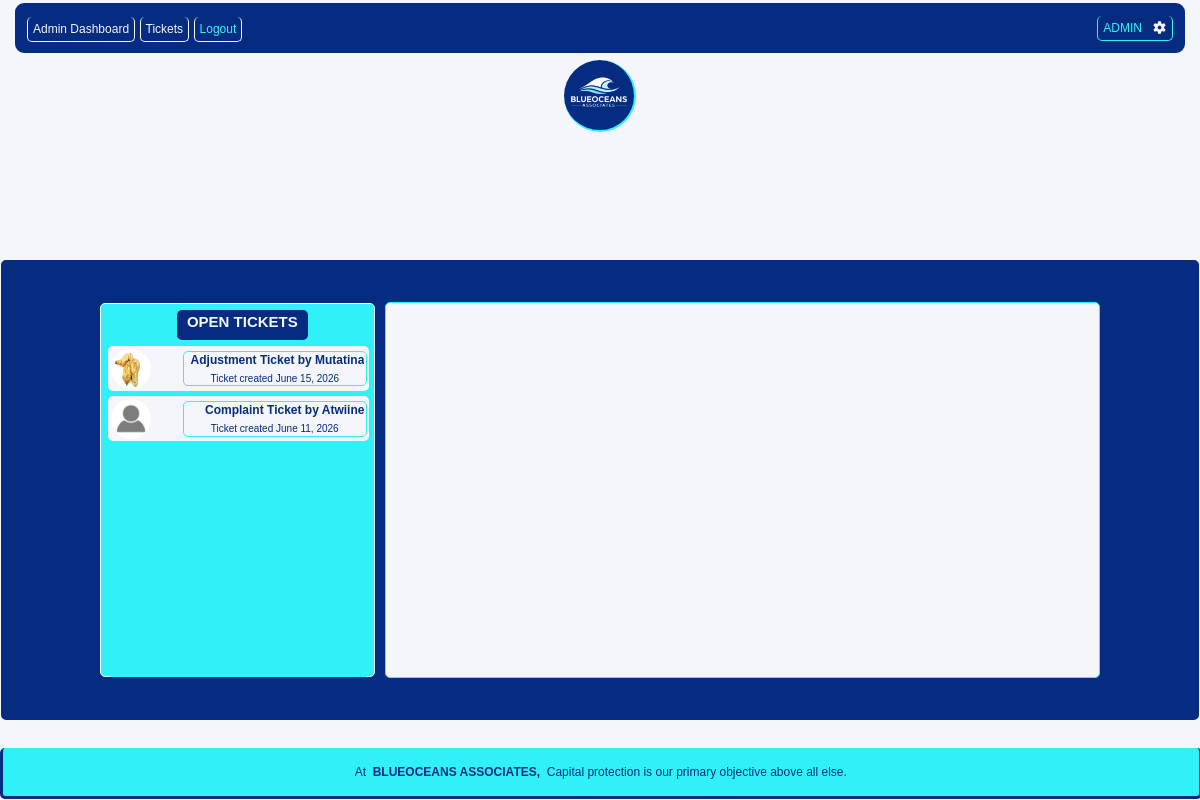
/admin-tickets (signed in), run on the app's committed database.
### BOA_app/models.py (models this page shows, shortened)
class Ticket(models.Model):
     user = models.ForeignKey(User, on_delete=models.CASCADE)
     type = models.CharField(max_length=100, null=True, blank=True)
     message = models.CharField(max_length=500, null=True, blank=True)
     created_at= models.DateField(auto_now_add=True, null=True, blank=True)
     viewed = models.BooleanField(default=False, null=True)

class Profile(models.Model):
    user=models.OneToOneField(User,on_delete=models.CASCADE)
    profile_pic=models.ImageField(upload_to='img/profile/',blank=True, null=True)
    national_id=models.ImageField(upload_to='img/profile/',blank=True, null=True)
    first_name=models.CharField(max_length=50, blank=True, null=True)
    last_name=models.CharField(max_length=50, blank=True, null=True)
    dob= models.DateField(null=True, blank=True)
    created_at = models.DateField(auto_now_add=True, null=True, blank=True)
    country=models.CharField(max_length=100, blank=True, null=True)
    income_source=models.CharField(max_length=100, blank=True, null=True)
    phone=models.CharField(max_length=100, blank=True, null=True)
    job_title=models.CharField(max_length=100, blank=True, null=True)
    verified = models.BooleanField(default=False, null=True)

### BOA_app/views.py (the view, shortened to what this page needs)
# urls.py: path('admin-tickets', views.admintickets, name='admintickets'),
@login_required
def admintickets(request):
    tickets = Ticket.objects.filter(viewed = False).order_by('-id')
    for ticket in tickets:
        ticket.profile = Profile.objects.get(user = ticket.user)
        ticket.responses = Ticket_Response.objects.filter(ticket=ticket)
    my_dict = {
        'tickets':tickets
    }
    return render(request, 'Admin_view_tickets.html',my_dict)

### templates/Admin_view_tickets.html (shortened to what this page needs)
{% load static %}
<!DOCTYPE html>
<html lang="en">
<head>
    <link rel="stylesheet" href="https://cdnjs.cloudflare.com/ajax/libs/font-awesome/7.0.1/css/all.min.css"
 />
    <link rel="stylesheet" href="{% static 'css/Admin_view_tickets.css' %}">
</head>
<body>
    <nav>
        <div class="links">
            <a href="{% url 'admindashboard' %}">Admin Dashboard</a>
            <a href="{% url 'admintickets' %}">Tickets</a>
            <a style="color: var(--secondary-color);" href="{% url 'adminlogout' %}">Logout</a>
        </div>
        <div class="account_details">
            <a href=""><span class="name">ADMIN</span> &nbsp; <i class="fa-solid fa-gear"></i></a>
        </div>
    </nav>
    <div class="container_1">
        <div class="image_dash">
            <img src="{% static 'images/BOA_LOGO-removebg.png' %}" alt="">
        </div>
        <div class="main-container">
            <div class="ticket-sidebar-left">
                <div class="ticket-sidebar-left-heading">
                    <h4>OPEN TICKETS</h4>
                </div>
                <div class="tick">
                    {% if tickets %}
                        {% for ticket in tickets %}
                            <a href="#" class="ticket-highlights"
                            data-ticketid="{{ ticket.id }}"
                            data-firstname="{{ ticket.profile.first_name }}"
                            data-lastname="{{ ticket.profile.last_name }}"
                            data-type="{{ ticket.type }}"
                            data-created="{{ ticket.created_at }}"
                            data-message="{{ ticket.message }}"
                            data-profilepic="{% if ticket.profile.profile_pic %}{{ ticket.profile.profile_pic.url }}{% else %}{% static 'images/profilepic.png' %}{% endif %}">
                                {% if ticket.profile.profile_pic %}
                                    <img src="{{ ticket.profile.profile_pic.url }}" alt="">
                                {% else %}
                                    <img src="{% static 'images/profilepic.png' %}" alt="">
                                {% endif %}
                                <div class="ticket-request-info">
                                    <h5>{{ ticket.type }} Ticket by {{ ticket.profile.first_name }}</h5>
                                    <p>Ticket created {{ ticket.created_at }}</p>
                                </div>
                            </a>
                        {% endfor %}
                    {% else %}
                        <a href="#" class="ticket-highlights">
                            <div class="ticket-request-info">
                                <p>No available tickets</p>
                            </div>
                        </a>
                    {% endif %}
                </div>
            </div>
            <div class="ticket-sidebar-right">
            </div>
        </div>
    </div>
    <footer>
        <p>At&nbsp;&nbsp;<span>BLUEOCEANS ASSOCIATES,</span>&nbsp;&nbsp;Capital protection is our primary objective above all else.</p>
    </footer>
</body>
</html>

### static/css/Admin_view_tickets.css (style rules this page uses)
:root { --primary-color: #052c80; --secondary-color: rgb(48, 241, 248); --tertiary-color: #f4f6fc; }
body { background-color: var(--tertiary-color); font-family: sans-serif; }
nav { background-color: var(--primary-color); position: fixed; width: 95.5%; left: 1%; top: 0; height: 50px; border-radius: 12px; display: flex; align-items: center; justify-content: space-between; padding-left: 1%; padding-right: 1%; z-index: 5; border: 3px solid var(--tertiary-color); }
nav .links { width: 50%; }
nav .account_details { width: 50%; display: flex; justify-content: end; }
nav .links a { color: var(--tertiary-color); text-decoration: none; padding: 5px; border: 1px solid var(--tertiary-color); border-radius: 5px; border-top: none; text-align: center; font-size: 12px; }
nav .account_details a { color: var(--secondary-color); text-decoration: none; padding: 5px; border: 1px solid var(--secondary-color); border-radius: 5px; border-top: none; text-align: center; font-size: 12px; }
.fa-solid { color: var(--tertiary-color); }
.container_1 { background-color: var(--tertiary-color); width: 98%; padding: 0 1% 0 1%; height: fit-content; margin-top: 60px; border-radius: 5px; display: flex; flex-direction: column; justify-content: center; align-items: center; }
.image_dash { width: 70px; height: 70px; border-radius: 50%; background-color: var(--primary-color); border: 2px solid var(--secondary-color); border-top: none; border-left: none; margin: 0; z-index: 2; }
.image_dash img { width: 70px; height: 70px; border-radius: 50%; }
.main-container { background-color: var(--primary-color); position: fixed; bottom: 80px; height: 450px; width: 99%; border-radius: 5px; display: flex; justify-content: center; align-items: center; overflow-y: auto; gap: 10px; border: 5px solid var(--primary-color); font-size: 15px; }
.ticket-sidebar-left { width: 22%; height: 80%; background-color: var(--secondary-color); border-radius: 5px; border: 1px solid var(--tertiary-color); padding: 0.5%; }
.ticket-sidebar-right { width: 60%; height: 83%; background-color: var(--tertiary-color); border-radius: 5px; border: 1px solid var(--secondary-color); }
.tick { overflow-y: auto; height: 93%; width: 100%; margin-top: 30px; border: 1px solid var(--secondary-color); border-radius: 5px; }
.ticket-highlights { display: flex; justify-content: space-between; align-items: center; background-color: var(--tertiary-color); padding: 1%; border-radius: 5px; margin-top: 5px; text-decoration: none; color: var(--primary-color); }
.ticket-highlights img { width: 40px; height: 40px; border-radius: 50%; }
.ticket-request-info { display: flex; flex-direction: column; justify-content: center; align-items: center; border: 1px solid var(--secondary-color); border-radius: 5px; padding: 0.5%; width: 70%; }
.ticket-request-info p { margin: 0; font-size: 10px; }
.ticket-request-info h5 { margin: 0; height: 20px; text-align: end; font-size: 12px; width: 100%; overflow-x: auto; }
.ticket-sidebar-left-heading h4 { background-color: var(--primary-color); text-align: center; position: fixed; padding: 3px 10px; border-radius: 5px; margin: 0; margin-left: 70px; height: 3%; color: var(--tertiary-color); }
footer { background-color: var(--secondary-color); color: var(--primary-color); width: 98.8%; padding: 5px; font-size: 12px; margin-top: 10px; border-radius: 5px; border: 3px solid var(--primary-color); border-top: none; text-align: center; position: fixed; bottom: 1px; left: 0; right: 0; z-index: 2; }
footer p span { font-weight: bold; }

### data on the page
Ticket: profile.profile_pic (picture), type "Adjustment", profile.first_name "Mutatina", created_at "June 15, 2026"
Ticket: type "Complaint", profile.first_name "Atwiine", created_at "June 11, 2026"
